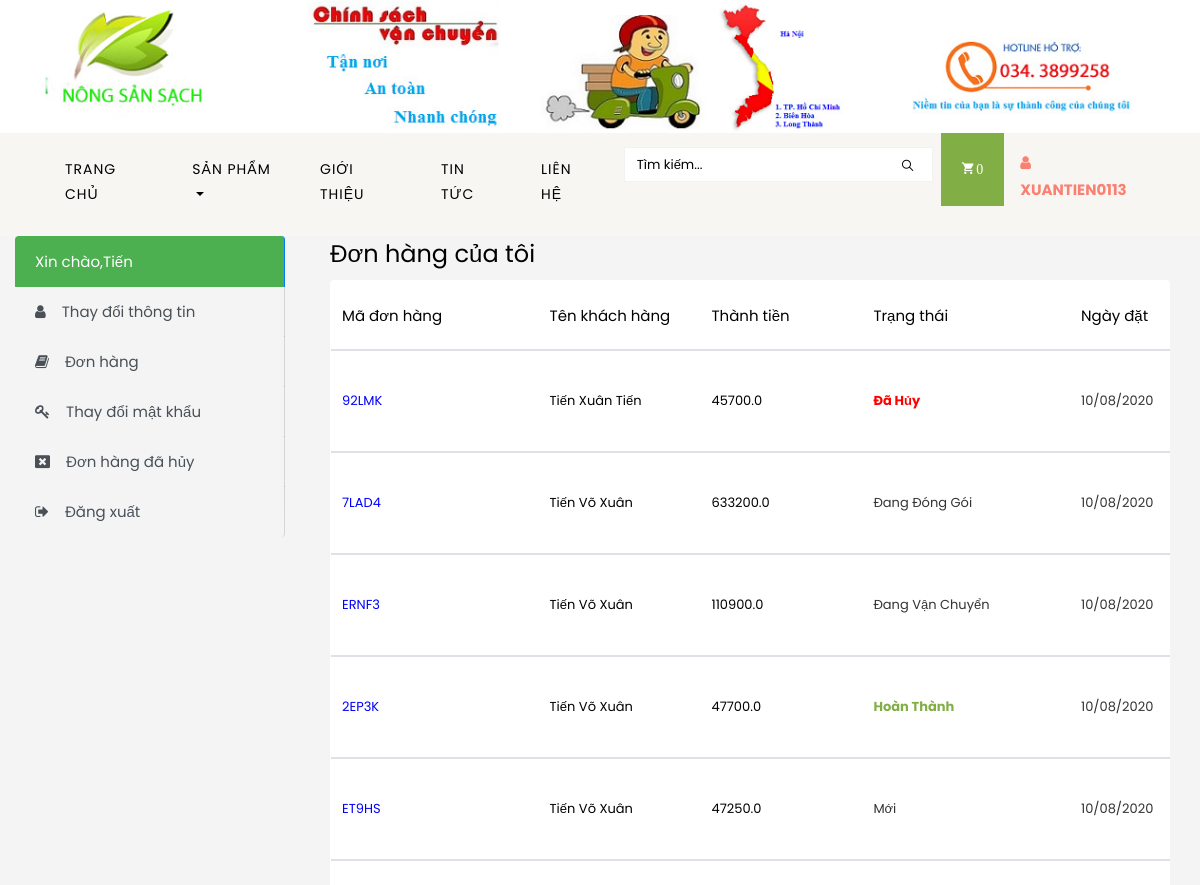
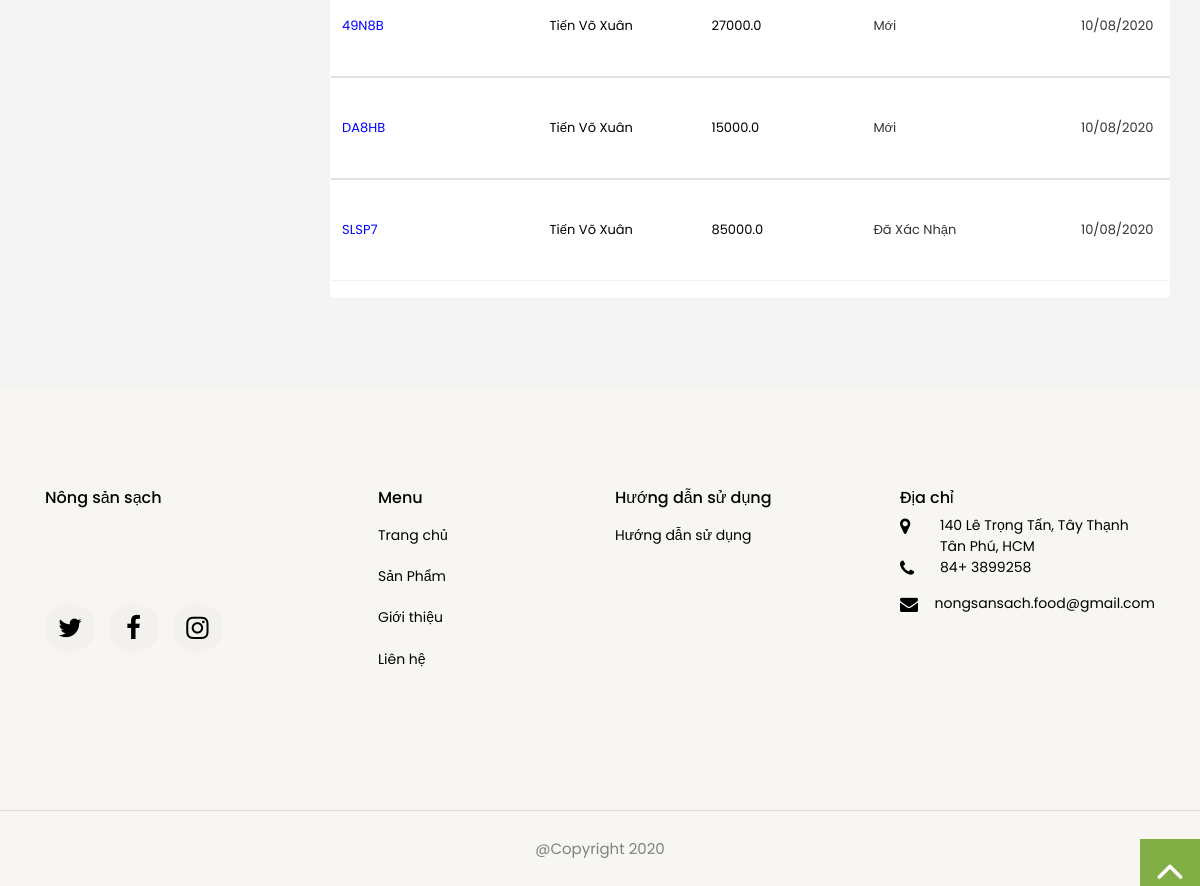
The page /order/ordertracking (signed in) on the database its author committed (2 pictures, top to bottom).
### order/models.py (models this page shows, shortened)
class Order(models.Model):
    STATUS= (
        ('Mới', 'Mới'),
        ('Đã Xác Nhận', 'Đã Xác Nhận'),
        ('Đang Vận Chuyển', 'Đang Vận Chuyển'),
        ('Hoàn Thành', 'Hoàn Thành'),
        ('Đã Hủy', 'Đã Hủy'),
        ('Đang Đóng Gói', 'Đang Đóng Gói'),
    )
    user = models.ForeignKey(User, on_delete= models.SET_NULL, null=True)
    shipper = models.ForeignKey(Shipper, on_delete= models.SET_NULL, blank=True, null=True)
    code = models.CharField(max_length=5, editable=False)
    first_name = models.CharField(max_length=10)
    last_name = models.CharField(max_length=10)
    phone = models.CharField(blank=True, max_length=20)
    address = models.CharField(blank=True, max_length=150)
    city = models.ForeignKey(City, on_delete=models.SET_NULL, blank=True, null=True)
    country = models.ForeignKey(district,on_delete=models.SET_NULL, blank=True, null=True)
    ward = models.ForeignKey(ward,on_delete=models.SET_NULL, blank=True, null=True)
    total = models.FloatField()
    status = models.CharField(max_length=20, choices=STATUS, default='Mới')
    ip = models.CharField(blank=True, max_length=20)
    adminnote = models.CharField(blank=True, max_length=100)
    create_date = models.DateTimeField(auto_now_add=True)
    update_date = models.DateTimeField(default=timezone.now() + timezone.timedelta(days=10))

### order/views.py (the view)
# urls.py: path('ordertracking',views.OrderTracking, name="ordertracking"),
def OrderTracking(request):
    product = Product.objects.all()
    product_laster = Product_detail.objects.all().order_by('-id')[:10]
    product_detail = Product_detail.objects.all()
    curreent_user = request.user
    orderproduct = Order.objects.filter(user_id = curreent_user.id)
    extra_context = {
        'product': product,
        'product_laster':product_laster,
        'product_detail': product_detail,
        'orderproduct': orderproduct,
    }
    return render(request, 'ordertracking.html', extra_context)

### templates/ordertracking.html (shortened to what this page needs)
{% extends 'store/main_profile.html' %}
{% load static %}
{% static "images" as baseURL %}
{% block content %}
    <div class="container">
        <section class="ftco-section ftco-cart" style="padding-top:0 !important ;">
            <div class="row">
                <div class="col-md-12 ftco-animate" style="padding-top:0 !important ;">
                    <h4>Đơn hàng của tôi</h4>
                    <div class="cart-list">
                        <table class="table">
                            <thead class="thead-primary">
                            <tr class="text-center">
                                <th>Mã đơn hàng</th>
                                <th>Tên khách hàng</th>
                                <th>Thành tiền</th>
                                <th>Trạng thái</th>
                                <th>Ngày đặt</th>
                            </tr>
                            </thead>
                            {% for sc in orderproduct %}
                            <tbody>
                            <tr class="text-center">
                                <td class="product-name" width="10%">
                                    <a href="/order/orderproductdetail/{{sc.id}}"  style="color: blue;">{{ sc.code }}</a>
                                </td>
                                <td class="price" width="20%">
                                    {{ sc.first_name }} {{ sc.last_name }}
                                </td>
                                <td class="total" width="20%">
                                    {{ sc.total }}
                                </td>
                                {% if sc.status == 'Đã Hủy' %}
                                <td class="product-name" style="color: red; font-weight: bold;" id="status" width="20%">
                                    {{ sc.status }}
                                </td>
                                {% else %}
                                    {% if sc.status == 'Hoàn Thành' %}
                                        <td class="product-name" style="color:#82ae46; font-weight: bold;" id="status" width="20%">
                                        {{ sc.status }}
                                    {% else %}
                                        <td class="product-name" id="status" width="20%">
                                            {{ sc.status }}
                                    {% endif %}
                                </td>
                                {% endif %}
                                <td class="product-name" width="30%">
                                    {{ sc.create_date|date:"d/m/yy" }}
                                </td>
                            </tr>
                            </tbody>
                            {% endfor %}
                        </table>
                    </div>
                </div>
            </div>
        </section>
    </div>
{% endblock content %}

### templates/store/main_profile.html (shortened to what this page needs)
<!DOCTYPE html>
{% load static %}
{% static "images" as baseURL %}
<link rel="stylesheet" href="https://ajax.googleapis.com/ajax/libs/jqueryui/1.11.4/themes/smoothness/jquery-ui.css">
<html lang="en">
  <head>
    <link rel="stylesheet" href="https://cdnjs.cloudflare.com/ajax/libs/font-awesome/4.7.0/css/font-awesome.min.css">
    <link rel="stylesheet" href="{% static 'css/open-iconic-bootstrap.min.css' %}">
    <link rel="stylesheet" href="{% static 'css/animate.css' %}">
    <link rel="stylesheet" href="{% static 'css/owl.carousel.min.css' %}">
    <link rel="stylesheet" href="{% static 'css/owl.theme.default.min.css' %}">
    <link rel="stylesheet" href="{% static 'css/magnific-popup.css' %}">
    <link rel="stylesheet" href="{% static 'css/aos.css' %}">
    <link rel="stylesheet" href="{% static 'css/ionicons.min.css' %}">
    <link rel="stylesheet" href="{% static 'css/bootstrap-datepicker.css' %}">
    <link rel="stylesheet" href="{% static 'css/jquery.timepicker.css' %}">
    <link rel="stylesheet" href="{% static 'css/flaticon.css' %}">
    <link rel="stylesheet" href="{% static 'css/icomoon.css' %}">
    <link rel="stylesheet" href="{% static 'css/main.css' %}">
    <link rel="stylesheet" href="{% static 'css/util.css' %}">
    <link rel="stylesheet" href="{% static 'css/style.css' %}">
    <link rel="stylesheet" href="{% static 'css/style1.css' %}">
  </head>
  <body class="goto-here">
    <div class="container">
      <div class="row no-gutters d-flex align-items-start align-items-center px-md-0">
        <div class="col-lg-12 d-block">
          <div class="row d-flex">
            <a href="{% url 'index' %}">
              <img class="banner-top" src="{% static 'images/banner.jpg' %}" alt="">
            </a>
          </div>
        </div>
    </div>
  </div>
    <nav class="navbar navbar-expand-lg navbar-dark ftco_navbar bg-light ftco-navbar-light" id="ftco-navbar">
      <div class="container">
      <div class="collapse navbar-collapse" id="ftco-nav">
        <ul class="navbar-nav ml-auto">
        <li class="nav-item active"><a href="{% url 'index' %}" class="nav-link">Trang chủ</a></li>
        <li class="nav-item dropdown">
        <a class="nav-link dropdown-toggle" href="{% url 'shop' %}" id="dropdown04" data-toggle="dropdown" aria-haspopup="true" aria-expanded="false">Sản phẩm</a>
        </li>
        <li class="nav-item"><a href="{% url 'about' %}" class="nav-link">Giới thiệu</a></li>
        <li class="nav-item"><a href="{% url 'blog' %}" class="nav-link">Tin tức</a></li>
        <li class="nav-item"><a href="{% url 'contact' %}" class="nav-link">Liên hệ</a></li>
          <li class="nav-item nav-link">
            <form action="/s/" role="search" class="search-form">
              <div class="form-group">
                <span class="icon ion-ios-search"></span>
                <input type="text"  name='q' class="form-control" placeholder="Tìm kiếm...">
              </div>
            </form>
          </li>
            <li class="nav-item cta cta-colored">
              <a href="{% url 'shopcart' %}" class="nav-link">
                {% load cart_templatetags %}
                {% shopcartcount user.id as count %}
                <span class="icon-shopping_cart">{{ count }}</span></a>
            </li>
              <li class="nav-item nav-link" >
                {% if user.id is not None %}
                  {% if user.is_superuser %}
                    <div class="dropdown">
                        <strong class="text-uppercase">
                          <a href="{% url 'information' %}" style="color: salmon !important;" class="nav-link"><i class="fa fa-user pr-1" aria-hidden="true"></i>{{ user.username }}</a></strong>
                      <div class="dropdown-menu">
                        <a class="dropdown-item" href="{% url 'ordertracking' %}">Đơn hàng</a>
                        <a class="dropdown-item" href="{% url 'report' %}">Thống kê</a>
                        <a class="dropdown-item" href="{% url 'reportproduct' %}">Số lượng tồn</a>
                        <a class="dropdown-item" href="{% url 'user_password' %}">Thay đổi mật khẩu</a>
                        <a class="dropdown-item" href="/logout"> <span>Đăng xuất</span></a>
                      </div>
                    </div>
                  <br>
                  {% else %}
                  <div class="log-res" style="margin-top: -10px;">
                    <div class="dropdown">
                        <strong class="text-uppercase">
                          <a href="{% url 'information' %}" style="color: salmon !important;" class="nav-link"><i class="fa fa-user pr-1" aria-hidden="true"></i>{{ user.username }}</a></strong>
                    </div>
                  <br>
                {% endif %}
                  {% else %}
                </div>
                <li class="nav-item"><a style="color: black;font-size: 12px;text-transform:uppercase;" href="/login"> <span>Đăng nhập</span></a>/<a style="color: black;font-size: 12px;text-transform:uppercase" href="/signup"> <span>Đăng kí</span></a></li>
                {% endif %}
              </li>
        </ul>
      </div>
      </div>
    </nav>
<section>
    <div class="container-fluid" style="background-color: #F4F4F4;">
        <div class="row">
            <div class="col-md-3">
             {% if user.is_superuser %}
                  <div class="list-group" id="linkactive">
                    <a href="{% url 'information' %}" class=" list-group-item list-group-item-action active">Xin chào,{{ user.first_name }}</a>
                    <a href="{% url 'userupdate' %}" class="list-group-item list-group-item-action"><i class="fa fa-user pr-3" aria-hidden="true"></i>Thay đổi thông tin</a>
                    <a href="{% url 'report' %}" class="list-group-item list-group-item-action"><i class="fa fa-bar-chart pr-3" aria-hidden="true"></i>Thống kê doanh thu</a>
                    <a href="{% url 'reportproduct' %}" class="list-group-item list-group-item-action"><i class="fa fa-pie-chart pr-3" aria-hidden="true"></i>Thống kê số lượng tồn</a>
                    <a href="{% url 'user_password' %}" class="list-group-item list-group-item-action"><i class="fa fa-key pr-3" aria-hidden="true"></i>Thay đổi mật khẩu</a>
                    <a href="/logout" class="list-group-item list-group-item-action"><i class="fa fa-sign-out pr-3" aria-hidden="true"></i>Đăng xuất</a>
                  </div>
                  {% else %}
                  <div class="list-group" id="linkactive">
                    <a href="{% url 'information' %}" class=" list-group-item list-group-item-action active">Xin chào,{{ user.first_name }}</a>
                    <a href="{% url 'userupdate' %}" class="list-group-item list-group-item-action"><i class="fa fa-user pr-3" aria-hidden="true"></i>Thay đổi thông tin</a>
                    <a href="{% url 'ordertracking' %}" class="list-group-item list-group-item-action"><i class="fa fa-book pr-3" aria-hidden="true"></i>Đơn hàng</a>
                    <a href="{% url 'user_password' %}" class="list-group-item list-group-item-action"><i class="fa fa-key pr-3" aria-hidden="true"></i>Thay đổi mật khẩu</a>
                    <a href="{% url 'ordercancel' %}" class="list-group-item list-group-item-action"><i class="fa fa-window-close pr-3" aria-hidden="true"></i>Đơn hàng đã hủy</a>
                    <a href="/logout" class="list-group-item list-group-item-action"><i class="fa fa-sign-out pr-3" aria-hidden="true"></i>Đăng xuất</a>
                  </div>
                  {% endif %}
            </div>
    <div class="col-md-9">
                <div class="row">
                    <div class="col-md-12">
                        {% block content %}
                        {% endblock content %}
                    </div>
                </div>
        </div>
    </div>
</div>
</section>
<section class="bg-light">
    <footer class="ftco-footer ftco-section">
        <div class="container">
            <div class="row">
                <div class="mouse">
                    <a href="#" class="mouse-icon">
                        <div class="mouse-wheel"><span class="ion-ios-arrow-up"></span></div>
                    </a>
                </div>
            </div>
            <div class="row">
                <div class="col-lg-3">
                    <div class="ftco-footer-widget">
                        <h2 class="ftco-heading-2">Nông sản sạch</h2>
                        <ul class="ftco-footer-social list-unstyled float-md-left float-lft mt-5">
                            <li class="ftco-animate"><a href="twitter.com"><span class="icon-twitter"></span></a></li>
                            <li class="ftco-animate"><a href="facebook.com"><span class="icon-facebook"></span></a></li>
                            <li class="ftco-animate"><a href="instagram.com"><span class="icon-instagram"></span></a></li>
                        </ul>
                    </div>
                </div>
                <div class="col-lg-3">
                    <div class="ftco-footer-widget ml-md-5">
                        <h2 class="ftco-heading-2">Menu</h2>
                        <ul class="list-unstyled">
                            <li><a href="{% url 'index' %}" class="py-2 d-block">Trang chủ</a></li>
                            <li><a href="{% url 'shop' %}" class="py-2 d-block">Sản Phẩm</a></li>
                            <li><a href="{% url 'about' %}" class="py-2 d-block">Giới thiệu</a></li>
                            <li><a href="{% url 'contact' %}" class="py-2 d-block">Liên hệ</a></li>
                        </ul>
                    </div>
                </div>
                <div class="col-md-3">
                    <div class="ftco-footer-widget">
                        <h2 class="ftco-heading-2">Hướng dẫn sử dụng</h2>
                        <div class="d-flex">
                            <ul class="list-unstyled mr-l-5 pr-l-3 mr-4">
                                <li><a href="{% url 'help' %}" class="py-2 d-block">Hướng dẫn sử dụng</a></li>
                            </ul>
                        </div>
                    </div>
                </div>
                <div class="col-lg-3">
                    <div class="ftco-footer-widget">
                        <h2 class="ftco-heading-2">Địa chỉ</h2>
                        <div class="block-23">
                            <ul>
                                <li><span class="icon icon-map-marker"></span><span class="text">140 Lê Trọng Tấn, Tây Thạnh Tân Phú, HCM</span></li>
                                <li><a href="#"><span class="icon icon-phone"></span><span class="text">84+ 3899258</span></a></li>
                                <li><a href="#"><span class="icon icon-envelope"></span><span class="text">nongsansach.food@gmail.com</span></a></li>
                            </ul>
                        </div>
                    </div>
                </div>
            </div>
        </div>
    </footer>
    <hr>
    <div class="text-center bg-light pt-2 pb-2">
        <p>@Copyright 2020</p>
    </div>
</section>
  </body>

### rows shown on the page
Order: code "92LMK", first_name "Tiến", last_name "Xuân Tiến", total "45700.0", status "Đã Hủy", create_date "10/08/2020"
Order: code "7LAD4", first_name "Tiến", last_name "Võ Xuân", total "633200.0", status "Đang Đóng Gói", create_date "10/08/2020"
Order: code "ERNF3", first_name "Tiến", last_name "Võ Xuân", total "110900.0", status "Đang Vận Chuyển", create_date "10/08/2020"
Order: code "2EP3K", first_name "Tiến", last_name "Võ Xuân", total "47700.0", status "Hoàn Thành", create_date "10/08/2020"
Order: code "ET9HS", first_name "Tiến", last_name "Võ Xuân", total "47250.0", status "Mới", create_date "10/08/2020"
Order: code "49N8B", first_name "Tiến", last_name "Võ Xuân", total "27000.0", status "Mới", create_date "10/08/2020"
Order: code "DA8HB", first_name "Tiến", last_name "Võ Xuân", total "15000.0", status "Mới", create_date "10/08/2020"
Order: code "SLSP7", first_name "Tiến", last_name "Võ Xuân", total "85000.0", status "Đã Xác Nhận", create_date "10/08/2020"

### other values the page prints
{{ count }} "0"
{{ user.username }} "XUANTIEN0113"
{{ user.first_name }} "Tiến"
